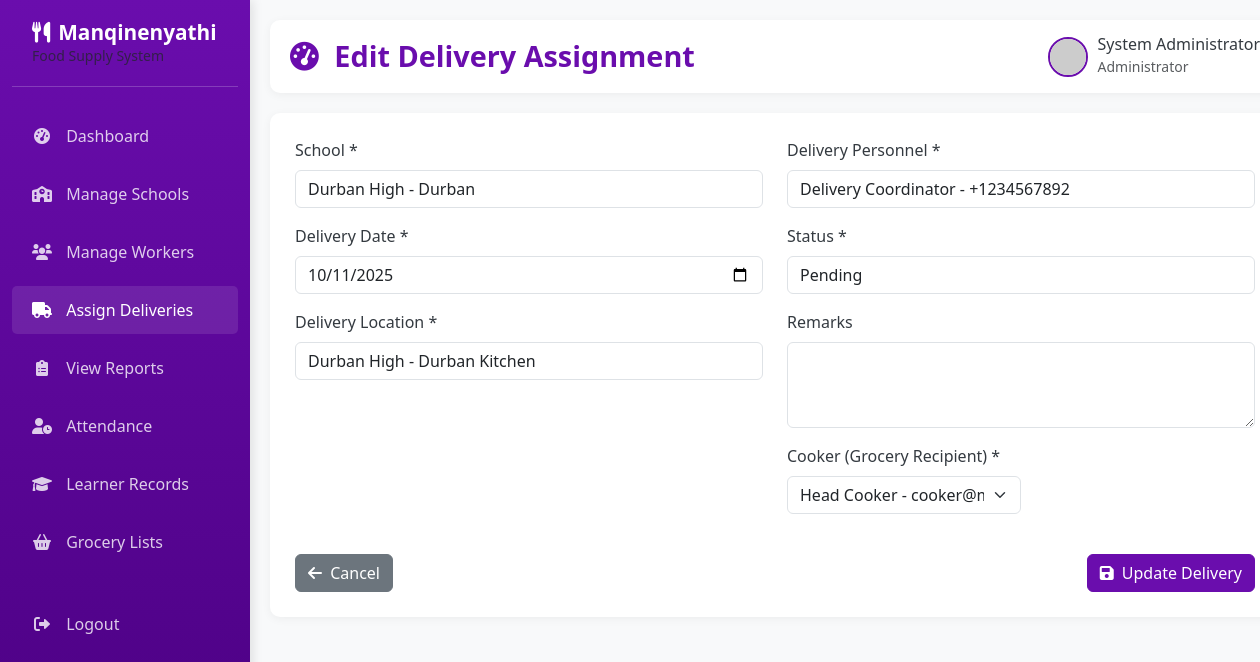
The app's page /admin/deliveries/edit/1 (signed in) with its own data.
### app.py (models this page shows, shortened)
class Delivery(db.Model):
    __tablename__ = 'deliveries'
    delivery_id = db.Column(db.Integer, primary_key=True)
    school_id = db.Column(db.Integer, db.ForeignKey('schools.school_id'), nullable=False)
    cooker_id = db.Column(db.Integer, db.ForeignKey('users.user_id'), nullable=False)  # New field
    delivery_date = db.Column(db.Date, nullable=False)
    location = db.Column(db.String(150), nullable=False)
    delivery_guy_id = db.Column(db.Integer, db.ForeignKey('users.user_id'), nullable=False)
    status = db.Column(db.Enum('Pending', 'Delivered'), default='Pending')
    delivered_time = db.Column(db.DateTime)
    remarks = db.Column(db.Text)
    created_at = db.Column(db.DateTime, default=datetime.utcnow)
    cooker = db.relationship('User', backref='deliveries_for_cooker', foreign_keys=[cooker_id])

class School(db.Model):
    __tablename__ = 'schools'
    school_id = db.Column(db.Integer, primary_key=True)
    school_name = db.Column(db.String(150), nullable=False)
    location = db.Column(db.String(150), nullable=False)
    contact_person = db.Column(db.String(100), nullable=False)
    contact_number = db.Column(db.String(20), nullable=False)
    created_at = db.Column(db.DateTime, default=datetime.utcnow)
    deliveries = db.relationship('Delivery', backref='school')
    attendance = db.relationship('Attendance', backref='school')
    learners = db.relationship('Learner', backref='school')

class User(db.Model):
    __tablename__ = 'users'
    user_id = db.Column(db.Integer, primary_key=True)
    full_name = db.Column(db.String(100), nullable=False)
    email = db.Column(db.String(100), unique=True, nullable=False)
    password = db.Column(db.String(255), nullable=False)
    role = db.Column(db.Enum('admin', 'cooker', 'delivery'), nullable=False)
    phone = db.Column(db.String(20))
    created_at = db.Column(db.DateTime, default=datetime.utcnow)
    deliveries = db.relationship('Delivery', backref='delivery_guy', foreign_keys='Delivery.delivery_guy_id')
    attendance = db.relationship('Attendance', backref='cooker', foreign_keys='Attendance.cooker_id')
    learners = db.relationship('Learner', backref='cooker', foreign_keys='Learner.cooker_id')

### app.py (the view, shortened to what this page needs)
@app.route('/admin/deliveries/edit/<int:delivery_id>', methods=['GET', 'POST'])
def edit_delivery(delivery_id):
    if session.get('role') != 'admin':
        return redirect(url_for('home'))
    delivery = Delivery.query.get_or_404(delivery_id)
    schools = School.query.order_by(School.school_name).all()
    delivery_guys = User.query.filter_by(role='delivery').order_by(User.full_name).all()
    cookers = User.query.filter_by(role='cooker').order_by(User.full_name).all()  # New
    return render_template('edit_delivery.html',
                         delivery=delivery,
                         schools=schools,
                         delivery_guys=delivery_guys,
                         cookers=cookers)  # Pass cookers to template

### templates/edit_delivery.html (shortened to what this page needs)
{% extends "admin_base.html" %}
{% block page_title %}Edit Delivery Assignment{% endblock %}
{% block content %}
<div class="content-card">
    <form method="POST">
        <div class="row">
            <div class="col-md-6">
                <div class="mb-3">
                    <label for="school_id" class="form-label">School *</label>
                    <select class="form-control" id="school_id" name="school_id" required>
                        {% for school in schools %}
                        <option value="{{ school.school_id }}" {% if school.school_id == delivery.school_id %}selected{% endif %}>
                            {{ school.school_name }} - {{ school.location }}
                        </option>
                        {% endfor %}
                    </select>
                </div>
                <div class="mb-3">
                    <label for="delivery_date" class="form-label">Delivery Date *</label>
                    <input type="date" class="form-control" id="delivery_date" name="delivery_date"
                           value="{{ delivery.delivery_date.strftime('%Y-%m-%d') }}" required>
                </div>
                <div class="mb-3">
                    <label for="location" class="form-label">Delivery Location *</label>
                    <input type="text" class="form-control" id="location" name="location"
                           value="{{ delivery.location }}" required>
                </div>
            </div>
            <div class="col-md-6">
                <div class="mb-3">
                    <label for="delivery_guy_id" class="form-label">Delivery Personnel *</label>
                    <select class="form-control" id="delivery_guy_id" name="delivery_guy_id" required>
                        {% for delivery_guy in delivery_guys %}
                        <option value="{{ delivery_guy.user_id }}" {% if delivery_guy.user_id == delivery.delivery_guy_id %}selected{% endif %}>
                            {{ delivery_guy.full_name }} - {{ delivery_guy.phone }}
                        </option>
                        {% endfor %}
                    </select>
                </div>
                <div class="mb-3">
                    <label for="status" class="form-label">Status *</label>
                    <select class="form-control" id="status" name="status" required>
                        <option value="Pending" {% if delivery.status == 'Pending' %}selected{% endif %}>Pending</option>
                    </select>
                </div>
                <div class="mb-3">
                    <label for="remarks" class="form-label">Remarks</label>
                    <textarea class="form-control" id="remarks" name="remarks" rows="3">{{ delivery.remarks or '' }}</textarea>
                </div>
<div class="col-md-6">
    <div class="mb-3">
        <label for="cooker_id" class="form-label">Cooker (Grocery Recipient) *</label>
        <select class="form-select" id="cooker_id" name="cooker_id" required>
            {% for cooker in cookers %}
            <option value="{{ cooker.user_id }}" {% if delivery.cooker_id == cooker.user_id %}selected{% endif %}>
                {{ cooker.full_name }} - {{ cooker.email }}
            </option>
            {% endfor %}
        </select>
    </div>
</div>
            </div>
        </div>
        <div class="d-flex justify-content-between mt-4">
            <a href="{{ url_for('manage_deliveries') }}" class="btn btn-secondary">
                <i class="fas fa-arrow-left me-1"></i> Cancel
            </a>
            <button type="submit" class="btn btn-primary">
                <i class="fas fa-save me-1"></i> Update Delivery
            </button>
        </div>
    </form>
</div>
{% endblock %}

### templates/admin_base.html (style rules this page uses)
:root { --primary-purple: #6a0dad; --light-purple: #8a2be2; --dark-purple: #4b0082; --accent-purple: #9370db; --white: #ffffff; --light-gray: #f8f9fa; --medium-gray: #e9ecef; --dark-gray: #6c757d; --text-dark: #343a40; }
body { font-family: 'Segoe UI', Tahoma, Geneva, Verdana, sans-serif; background-color: var(--light-gray); color: var(--text-dark); }
.content-card { background-color: var(--white); border-radius: 10px; box-shadow: 0 2px 10px rgba(0, 0, 0, 0.05); padding: 25px; margin-bottom: 20px; }
.btn-primary { background-color: var(--primary-purple); border-color: var(--primary-purple); }

### records on screen
Delivery: school_id "Durban High - Durban", delivery_date "10/11/2025", location "Durban High - Durban Kitchen", delivery_guy_id "Delivery Coordinator - +1234567892", status "Pending", cooker_id "Head Cooker - cooker@manqinenyathi.com"

### other values on screen
{{ session.get('username', 'Admin User') }} "System Administrator"
